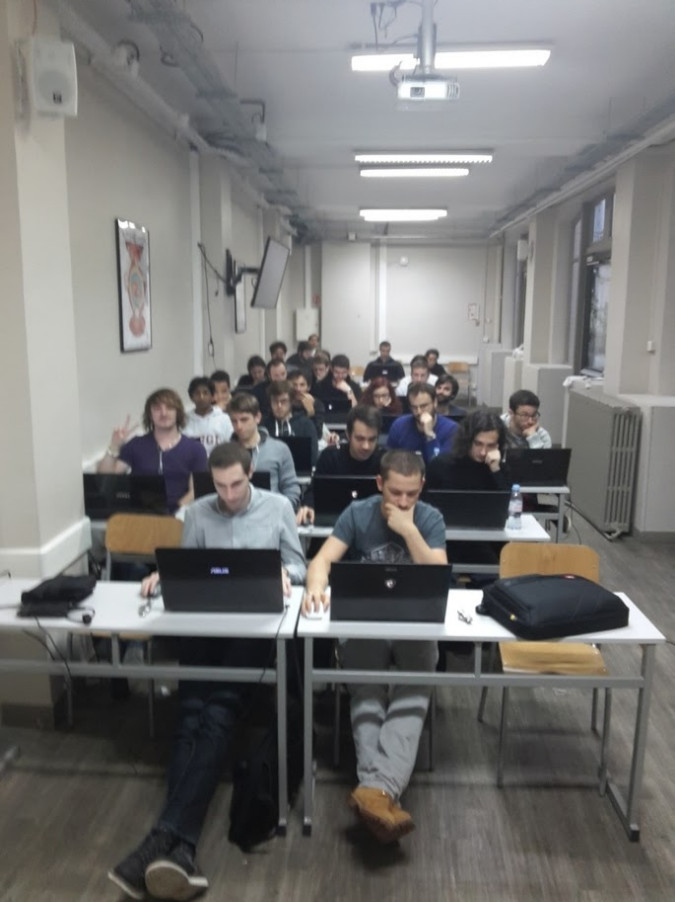
//> input picture disparity/resources/image1.jpg, 676 x 902 px
$ ./disparity   (built with g++ and OpenCV 4)
//> lines starting //> are read from the running program, lines starting //| are printed output that depends on the picture; after the words box and inside, x2 and y2 are one past the last pixel; in counts of white or black regions, pixels touching at a corner belong together
// 5A-ComputerVision.cpp : This file contains the 'main' function. Program execution begins and ends there.
//


#include <iostream>
#include <string>

#include <opencv2/core/core.hpp>
#include <opencv2/highgui/highgui.hpp>
#include <opencv2/imgproc/imgproc.hpp>
#include <opencv2/video/tracking.hpp>
#include <opencv2/calib3d.hpp>

//print le type d'une image
void MatType(cv::Mat inputMat)
{
    int inttype = inputMat.type();

    std::string r, a;
    uchar depth = inttype & CV_MAT_DEPTH_MASK;
    uchar chans = 1 + (inttype >> CV_CN_SHIFT);
    switch (depth) {
    case CV_8U:  r = "8U";   a = "Mat.at<uchar>(y,x)"; break;
    case CV_8S:  r = "8S";   a = "Mat.at<schar>(y,x)"; break;
    case CV_16U: r = "16U";  a = "Mat.at<ushort>(y,x)"; break;
    case CV_16S: r = "16S";  a = "Mat.at<short>(y,x)"; break;
    case CV_32S: r = "32S";  a = "Mat.at<int>(y,x)"; break;
    case CV_32F: r = "32F";  a = "Mat.at<float>(y,x)"; break;
    case CV_64F: r = "64F";  a = "Mat.at<double>(y,x)"; break;
    default:     r = "User"; a = "Mat.at<UKNOWN>(y,x)"; break;
    }
    r += "C";
    r += (chans + '0');
    std::cout << "Mat is of type " << r << " and should be accessed with " << a << std::endl;

}

std::vector<cv::Point2f> purgePoints(std::vector<cv::Point2f> points, std::vector<uchar> status)
{
    std::vector<cv::Point2f> result;
    for (int i = 0; i < points.size(); ++i) {
        if (status[i] > 0)result.push_back(points[i]);
    }
    return result;
}

//determine la carte de disparité
cv::Mat computeDisparity(cv::Mat& rectifiedA, cv::Mat& rectifiedB)
{
    cv::Ptr<cv::StereoBM> sbm = cv::StereoBM::create();
    cv::Mat res16U; // 16U by default?

    sbm->compute(rectifiedA, rectifiedB, res16U);

    double min;
    double max;

    cv::minMaxLoc(res16U, &min, &max);

    double coef = 255.0 / (max - min);
    double offset = -min * 255.0 / (max - min);

    cv::Mat res8U(res16U.size(), CV_8U);

    res8U = offset + (res16U * coef);
    res8U.convertTo(res8U, CV_8U);

    return res8U;
}
//determine la matrice de rectification et l'applique dans les images réctifiés
void rectify(cv::Mat& imageA, cv::Mat& imageB, std::vector<cv::Point2f>& pointsA, std::vector<cv::Point2f>& pointsB, cv::Mat& rectifiedA, cv::Mat& rectifiedB)
{
    cv::Mat fundamentals = cv::findFundamentalMat(pointsA, pointsB);
    cv::Mat rectA;
    cv::Mat rectB;
    cv::stereoRectifyUncalibrated(pointsA, pointsB, fundamentals, imageA.size(), rectA, rectB);
    cv::warpPerspective(imageA, rectifiedA, rectA, imageA.size());
    cv::warpPerspective(imageB, rectifiedB, rectB, imageB.size());
}
//affiche la différence des mêmes features dans les deux images
void displayMatchings(const cv::Mat imageA, const cv::Mat imageB, std::vector<cv::Point2f> pointsA, std::vector<cv::Point2f> pointsB)
{
    cv::Mat img = imageA.clone();
    for (int i = 0; i < pointsA.size(); ++i)
    {
        cv::line(img, pointsA[i], pointsB[i], (255, 0, 0));
    }
    cv::imshow("output", img);
}

//trouve les features similaire entre les deux images et trouve les différences
void findMatchings(const cv::Mat imageA, const cv::Mat imageB, std::vector<cv::Point2f>& pointsA, std::vector<cv::Point2f>& pointsB)
{
    std::vector<uchar> features_found;
    std::vector<float> errors;

    std::vector<cv::Point2f> tmpA, tmpB;
    cv::goodFeaturesToTrack(imageA, tmpA, 500, 0.01, 10);

    //detectPoints(imageA, tmpA);
    MatType(imageA);
    MatType(imageB);
    cv::calcOpticalFlowPyrLK(imageA, imageB, tmpA, tmpB, features_found, errors);
    pointsA = purgePoints(tmpA, features_found);
    pointsB = purgePoints(tmpB, features_found);
}

int main()
{
    cv::Mat image1 = cv::imread("./resources/image1.jpg");
//> image1 is the input picture: 902 rows x 676 cols, CV_8UC3; mean B, G, R 115.8, 117.1, 117.8
    cv::Mat image2 = cv::imread("./resources/image2.jpg");
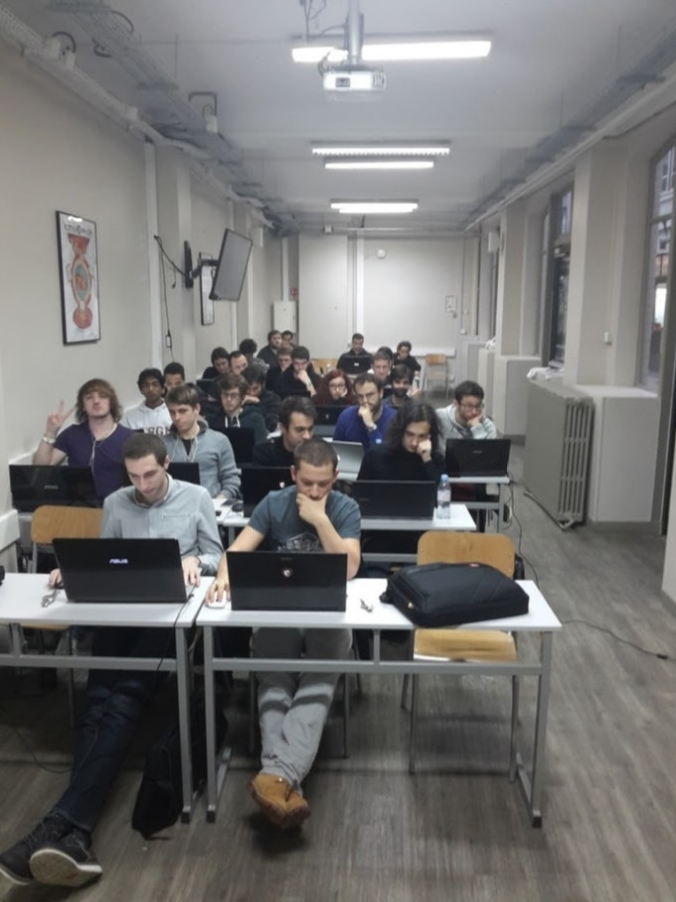
//> input picture disparity/resources/image2.jpg, 676 x 902 px
//> image2 is the input picture: 902 rows x 676 cols, CV_8UC3; mean B, G, R 113.3, 114.3, 115.1

    std::vector<cv::Point2f> pointsA, pointsB;

    cv::cvtColor(image1, image1, cv::COLOR_BGR2GRAY);
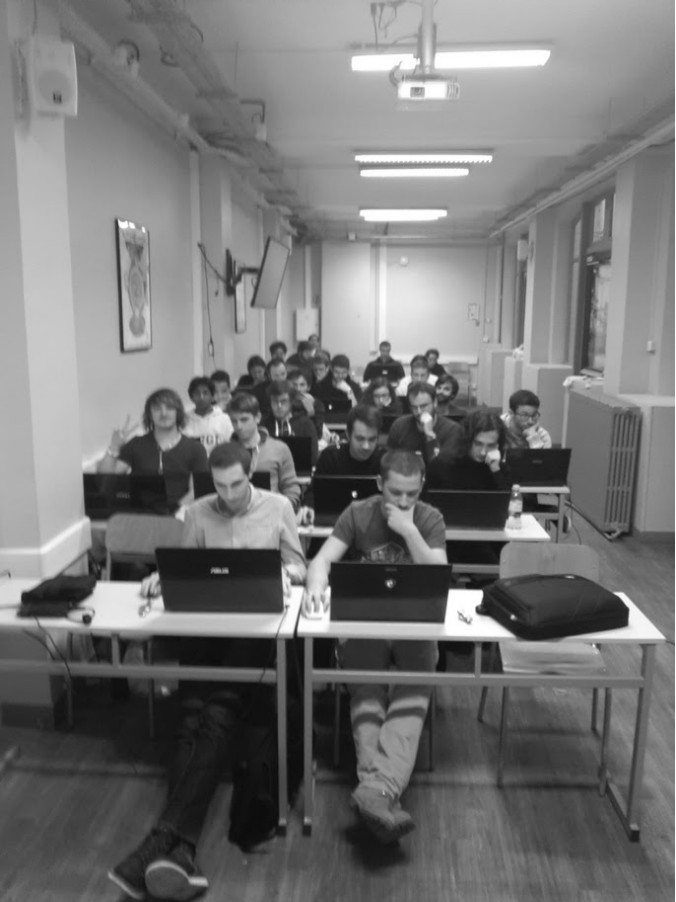
//> image1: 902 rows x 676 cols, CV_8UC1; min 10, max 255, mean 117.1
    cv::cvtColor(image2, image2, cv::COLOR_BGR2GRAY);
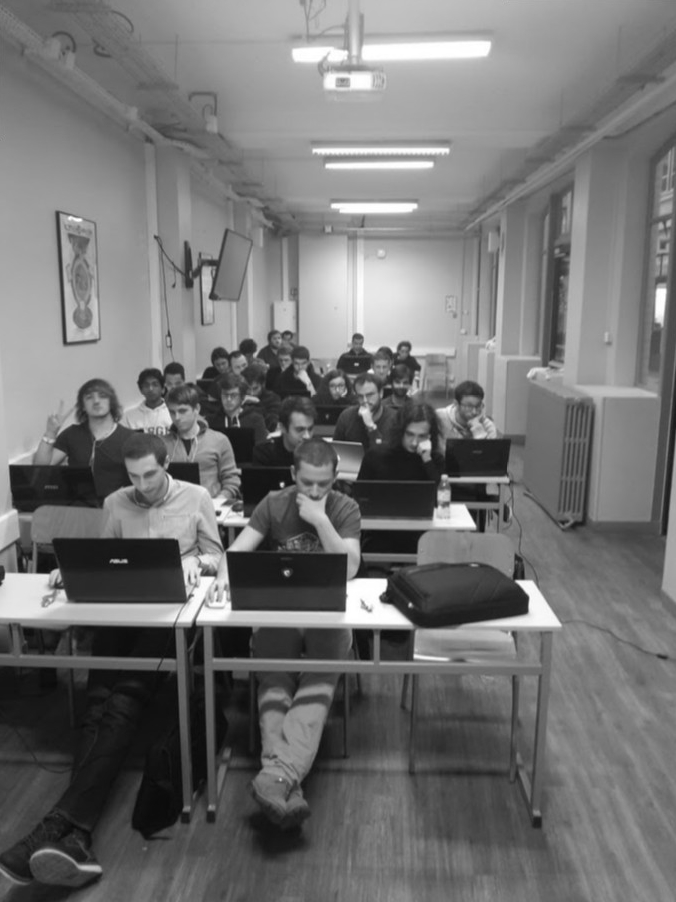
//> image2: 902 rows x 676 cols, CV_8UC1; min 9, max 255, mean 114.4

    findMatchings(image1, image2, pointsA, pointsB);
//> in findMatchings, `cv::goodFeaturesToTrack(imageA, tmpA, 500, 0.01, 10);`: tmpA = 500 Points (x, y), first 12: [330, 408], [277, 435], [354, 496], [515, 495], [324, 424], [512, 615], [313, 467], [338, 447], [481, 591], [405, 394], [433, 384], [289, 434]
//| Mat is of type 8UC1 and should be accessed with Mat.at<uchar>(y,x)
//| Mat is of type 8UC1 and should be accessed with Mat.at<uchar>(y,x)
//> in findMatchings, `cv::calcOpticalFlowPyrLK(imageA, imageB, tmpA, tmpB, features_found, e..`: tmpB = 500 Points (x, y), first 12: [347.2, 432.2], [215.8, 426.1], [367, 512.8], [443.4, 485.2], [403.2, 497.4], [516.8, 619.8], [358.6, 442.9], [385.1, 414.2], [548.5, 596.9], [418.4, 395.3], [460.2, 384], [231.4, 426.7]; features_found = 500 values, max 1 at index 0, min 0 at index 65, mean 0.958; errors = 500 values, max 127.6 at index 91, min 0 at index 65, mean 23.71
//> after the loop in purgePoints, `for (int i = 0; i < points.size(); ++i)`: result = 479 Points (x, y), first 12: [330, 408], [277, 435], [354, 496], [515, 495], [324, 424], [512, 615], [313, 467], [338, 447], [481, 591], [405, 394], [433, 384], [289, 434]
//> in findMatchings, `pointsA = purgePoints(tmpA, features_found);`: pointsA has the same summary as result in purgePoints
//> in findMatchings, `pointsB = purgePoints(tmpB, features_found);`: pointsB = 479 Points (x, y), first 12: [347.2, 432.2], [215.8, 426.1], [367, 512.8], [443.4, 485.2], [403.2, 497.4], [516.8, 619.8], [358.6, 442.9], [385.1, 414.2], [548.5, 596.9], [418.4, 395.3], [460.2, 384], [231.4, 426.7]
//> pointsA has the same summary as result in purgePoints
    findMatchings(image2, image1, pointsB, pointsA);
//| Mat is of type 8UC1 and should be accessed with Mat.at<uchar>(y,x)
//| Mat is of type 8UC1 and should be accessed with Mat.at<uchar>(y,x)
//> pointsB = 486 Points (x, y), first 12: [516, 581], [282, 483], [368, 371], [192, 595], [410, 603], [242, 512], [126, 561], [226, 426], [164, 403], [239, 426], [355, 364], [331, 440]; pointsA = 486 Points (x, y), first 12: [499.9, 550.7], [167.9, 509.2], [393.8, 389.1], [288.6, 604.1], [410.2, 623.8], [301.6, 508.7], [227, 570.7], [283.1, 433.2], [220.3, 402], [290.5, 433.2], [383.4, 371.9], [254.4, 427.1]

    displayMatchings(image1, image2, pointsA, pointsB);
//> after the loop in displayMatchings, `for (int i = 0; i < pointsA.size(); ++i)`:
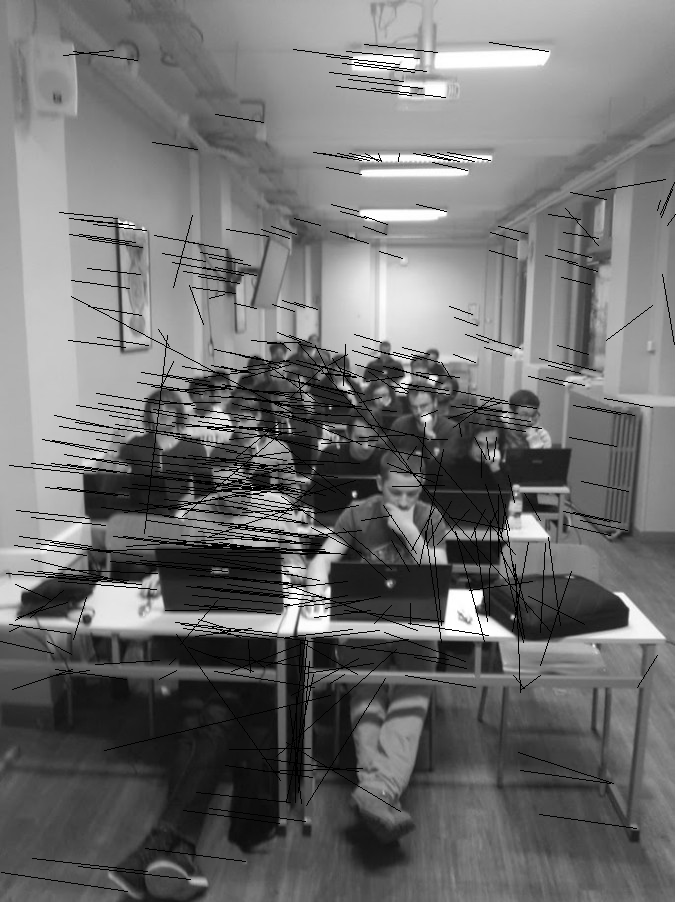
//> img: 902 rows x 676 cols, CV_8UC1; 4.62% of pixels changed, all inside (x1, y1, x2, y2) = (0, 42, 676, 892)

    cv::Mat rectified1(image1.size(), image1.type());
    cv::Mat rectified2(image2.size(), image2.type());

    rectify(image1, image2, pointsA, pointsB, rectified1, rectified2);
//> in rectify, `cv::Mat fundamentals = cv::findFundamentalMat(pointsA, pointsB);`: fundamentals = [[-4.67e-09, 1.16e-06, -0.000591], [1.31e-06, 1.3e-06, 0.067], [-0.000381, -0.0685, 1]]
//> in rectify, `cv::stereoRectifyUncalibrated(pointsA, pointsB, fundamentals, imageA.s..`: rectA = [[0.0707, -0.000911, -3.51], [0.000385, 0.0685, -0.805], [1.31e-06, 1.3e-06, 0.0674]]; rectB = [[0.994, 0.000873, 1.57], [-0.00862, 1, 2.92], [-1.72e-05, -1.51e-08, 1.01]]
//> in rectify, `cv::warpPerspective(imageA, rectifiedA, rectA, imageA.size());`:
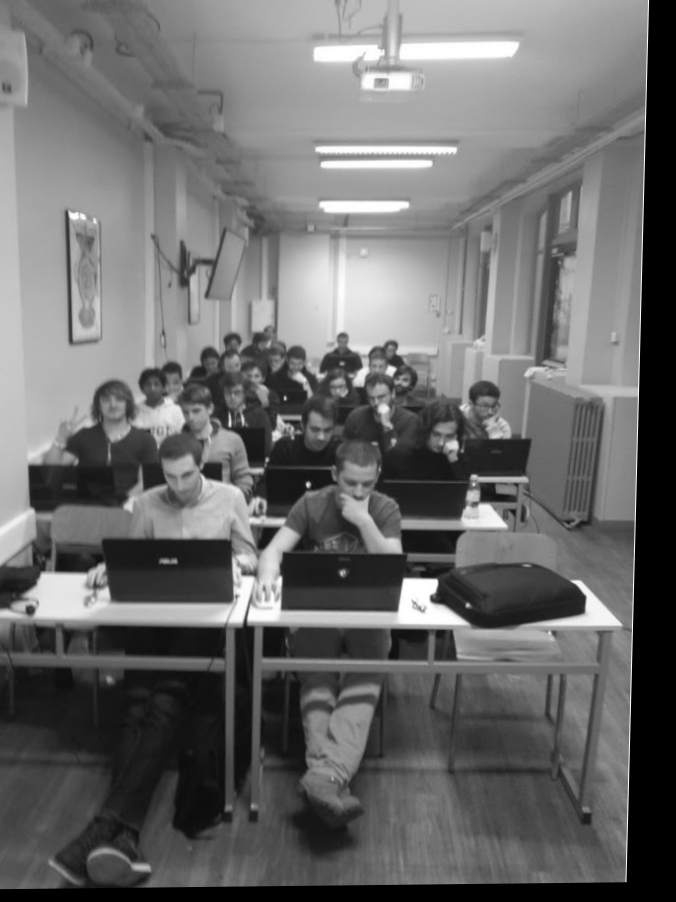
//> rectifiedA: 902 rows x 676 cols, CV_8UC1; min 0, max 255, mean 106.8
    cv::imshow("rectified L", rectified1);
    cv::imshow("rectified R", rectified2);

    cv::waitKey();

    cv::Mat disparity = computeDisparity(rectified1, rectified2);
//> in computeDisparity, `sbm->compute(rectifiedA, rectifiedB, res16U);`:
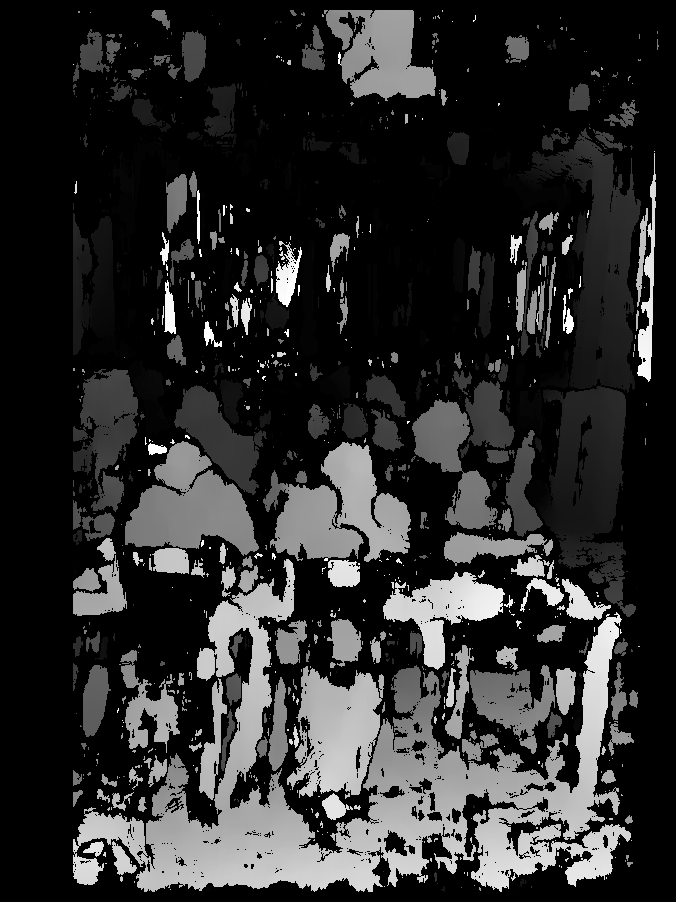
//> res16U: 902 rows x 676 cols, CV_16SC1; min -16, max 1008, mean 163.6; drawn with min black and max white
//> in computeDisparity, `cv::minMaxLoc(res16U, &min, &max);`: min = -16; max = 1008
//> in computeDisparity, `double coef = 255.0 / (max - min);`: coef = 0.249
//> in computeDisparity, `double offset = -min * 255.0 / (max - min);`: offset = 3.98
    cv::imshow("disparity", disparity);

    cv::waitKey();

    return 0;
}
